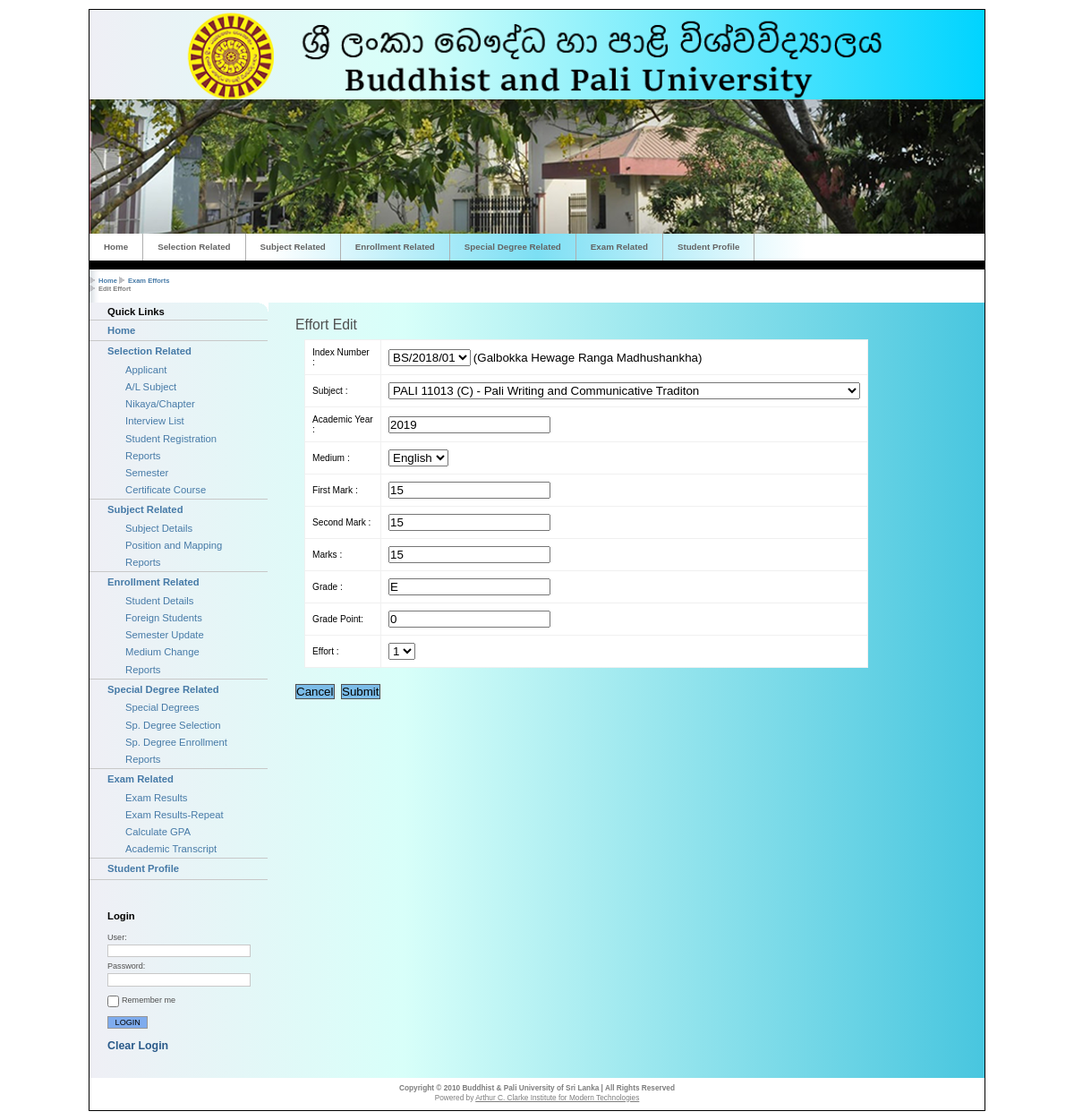
The page /effortEdit.php?effortID=7 (signed in) on the database its author committed.
### tables this page shows
CREATE TABLE IF NOT EXISTS `exameffort` (
  `effortID` int(11) NOT NULL AUTO_INCREMENT,
  `indexNo` varchar(20) DEFAULT NULL,
  `regNo` varchar(20) NOT NULL,
  `subjectID` int(11) DEFAULT NULL,
  `acYear` year(4) DEFAULT NULL,
  `medium` varchar(10) NOT NULL,
  `mark1` float NOT NULL,
  `mark2` float NOT NULL,
  `marks` int(11) DEFAULT NULL,
  `grade` varchar(10) DEFAULT NULL,
  `effort` varchar(10) DEFAULT NULL,
  `gradePoint` float NOT NULL,
  `R_Code` int(10) DEFAULT NULL,
  PRIMARY KEY (`effortID`),
  KEY `FK_exameffort_studentenrolment` (`indexNo`,`subjectID`),
  KEY `FK_exameffort_studenreg` (`regNo`,`subjectID`)
);

### dbAccess.php (called while the page is built, shortened)
<?php
class DBOperations
{
private $ServerCon;
	public function Connect_to_DB()
	{
	$this->ServerCon = mysqli_connect("localhost","root",'');
	if (!$this->ServerCon)
		  {
		  die('Could not connect: ' . mysqli_error());
		  }
	  else
		  {
			$this->DbCon =mysqli_select_db( $this->ServerCon,"misbpudb");
		  }
	}
	public function executeQuery($query)
	{
			$result = mysqli_query($this->ServerCon,$query);
				if(!$result)
				{
					die('DB Error: ' . mysqli_error(). " <br/>" .$query);
					echo '<script> alert ("'. mysqli_error() .'"); </script>';
				}
				else
				{
					return $result;
				}
	}
	public function Next_Record($result)
	{
			return mysqli_fetch_array($result,MYSQLI_BOTH);
	}
	function cleanInput($value)
	{
	    $value = stripslashes($value);
		$value = mysqli_real_escape_string($this->ServerCon,$value);
		return $value;
	}
}
?>

### effortEdit.php (the view, shortened to what this page needs)
<h1>Effort Edit</h1>
<?php
	include('dbAccess.php');
	$db = new DBOperations();
	  $effortID = $db->cleanInput($_GET['effortID']);
	$query = "SELECT * FROM exameffort WHERE effortID='$effortID'";
	$result = $db->executeQuery($query);
	while ($row = $db->Next_Record($result))
	{
?>
<form method="post" name="examEffortedit" action="effortEdit.php?effortID=<?php echo $effortID ?>" onsubmit="return validate_form(this);" class="plain">
<table class="searchResults">
    <tr>
    	<td>Index Number : </td>
        <td><select name="lstIndexNo" id="lstIndexNo" style="width:auto" >
        	<?php
			$query = "SELECT indexNo,nameEnglish FROM student WHERE indexNo IN (SELECT DISTINCT indexNo FROM studentenrolment)";
			$result = $db->executeQuery($query);
			while($resultSet = $db->Next_Record($result))
			{
				$rIndexNo = $resultSet["indexNo"];
				$rNameEnglish = $resultSet["nameEnglish"];
				if ($rIndexNo==$row['indexNo'])
				{
					echo "<option selected='selected' onmousedown=\"document.getElementById('txtName').value='(".$rNameEnglish.")'\" value=\"".$rIndexNo."\">".$rIndexNo."</option>";
					$selectedPerson = $rNameEnglish;
				}
				else
              		echo "<option onmousedown=\"document.getElementById('txtName').value='(".$rNameEnglish.")'\" value=\"".$rIndexNo."\">".$rIndexNo."</option>";
        	}
			?>
        	</select>
            <input name="txtName" id="txtName" type="text" value="<?php echo "(".$selectedPerson.")" ?>" readonly="readonly" style="border:none;width:300px" />
        </td>
    </tr>
    <tr>
    	<td>Subject : </td>
        <td><select name="lstSubject" id="lstSubject" style="width:auto">
        	<?php
			$query = "SELECT * FROM subject WHERE subjectID IN (SELECT subjectID FROM studentenrolment WHERE indexNo='".$row['indexNo']."')";
			$result = $db->executeQuery($query);
			while($resultSet = $db->Next_Record($result))
			{
				$rID = $resultSet["subjectID"];
				$rCode = $resultSet["codeEnglish"];
				$rSubject = $resultSet["nameEnglish"];
				if ($rID==$row['subjectID'])
					echo "<option selected='selected' value=\"".$rID."\">".$rCode." - ".$rSubject."</option>";
				else
              		echo "<option value=\"".$rID."\">".$rCode." - ".$rSubject."</option>";
        	}
			?>
        	</select>
        </td>
    </tr>
    <tr>
    	<td>Academic Year : </td><td><input name="txtAcYear" type="text" value="<?php echo $row['acYear']; ?>" /></td>
    </tr>
    <tr>
    	<td>Medium : </td><td>
        	<select name="lstMedium" id="lstMedium" size="auto">
            	<option <?php if ($row['medium']=='English') echo "selected='selected'"; ?> value="English">English</option>
            </select>
       	</td>
    </tr>
    <tr>
    	<td>First Mark : </td><td><input name="txtMarks1" id="txtMarks1"  type="text" value="<?php echo $row['mark1']; ?>" /></td>
    </tr>
	<tr>
    	<td>Second Mark : </td><td><input name="txtMarks2" id="txtMarks2" type="text" value="<?php echo $row['mark2']; ?>"  onKeyUp="getAverage()" /></td>
    </tr>
    <tr>
    	<td>Marks : </td><td><input name="txtMarks" id="txtMarks" type="text" value="<?php echo $row['marks']; ?>"  readonly="readonly" /></td>
    </tr>
    <tr>
    	<td>Grade : </td><td><input name="txtGrade" id="txtGrade" type="text" value="<?php echo $row['grade']; ?>" readonly="readonly" /></td>
    </tr>
	<tr>
    	<td>Grade Point: </td><td><input name="txtgradePoint" id="txtgradePoint" type="text" value="<?php echo $row['gradePoint']; ?>" readonly="readonly" /></td>
    </tr>
    <tr>
    	<td>Effort : </td><td><select name="lstEffort">
        	<option <?php if ($row['effort']=='1') echo "selected='selected'"; ?> value="1">1</option>
        </select></td>
    </tr>
</table>
<br/><br/>
<p><input name="btnCancel" type="button" value="Cancel" onclick="document.location.href = 'examAdmin.php';"  class="button"/>&nbsp;&nbsp;&nbsp;<input name="btnSubmit" type="submit" value="Submit" class="button" /></p>
</form>
<?php
   }
  $navpath = "<ul><li><a href='home.php'>Home </a></li><li><a href='examAdmin.php'>Exam Efforts </a></li><li>Edit Effort</li></ul>";
  include("master_registration.php");
?>

### css/layout_setup.css (style rules this page uses)
* { padding:0; margin:0; }
body { font-size:47%; font-family:verdana,arial,sans-serif; }
.header-breadcrumbs ul li { display:inline; padding:0 0 0 10px; background:transparent url(../img/bg_bullet_arrow.gif) no-repeat 0 50%; font-weight:bold; color:rgb(125,125,125); font-size:100%; }
.header-breadcrumbs ul a { color:rgb(70,122,167); text-decoration:none; }
.footer:after, p:after { content:"."; display:block; height:0; clear:both; visibility:hidden; }

### css/layout_text.css (style rules this page uses)
.main-content h1 { clear:both; margin:1.0em 0 0.5em 0; font-family:"trebuchet ms",arial,sans-serif; color:rgb(80,80,80); font-weight:normal; font-size:210%; }
.main-content p { margin:0 0 1.0em 0; line-height:1.5em; font-size:120%; }
table.searchResults { border-width: 1px; border-color: #999999; border-collapse: collapse; max-width: 650px; margin-left: 10px; font-size: 135%; }
table.searchResults tr { background-color:#FFFFFF }
table.searchResults td { border-width: 1px;padding: 8px;border-style: solid;border-color:rgb(240,240,240); }
input.button { cursor: pointer; border:solid 1px rgb(80,80,80); background:rgb(123, 188, 232); color:rgb(80,80,80); font-weight: normal; color: black; }

### rows shown on the page
exameffort: lstIndexNo "BS/2018/01", txtAcYear "2019", lstMedium "English", txtMarks1 "15", txtMarks2 "15", txtMarks "15", txtGrade "E", txtgradePoint "0", lstEffort "1"

### other values the page prints
form field lstSubject "PALI 11013 (C) - Pali Writing and Communicative Traditon"
